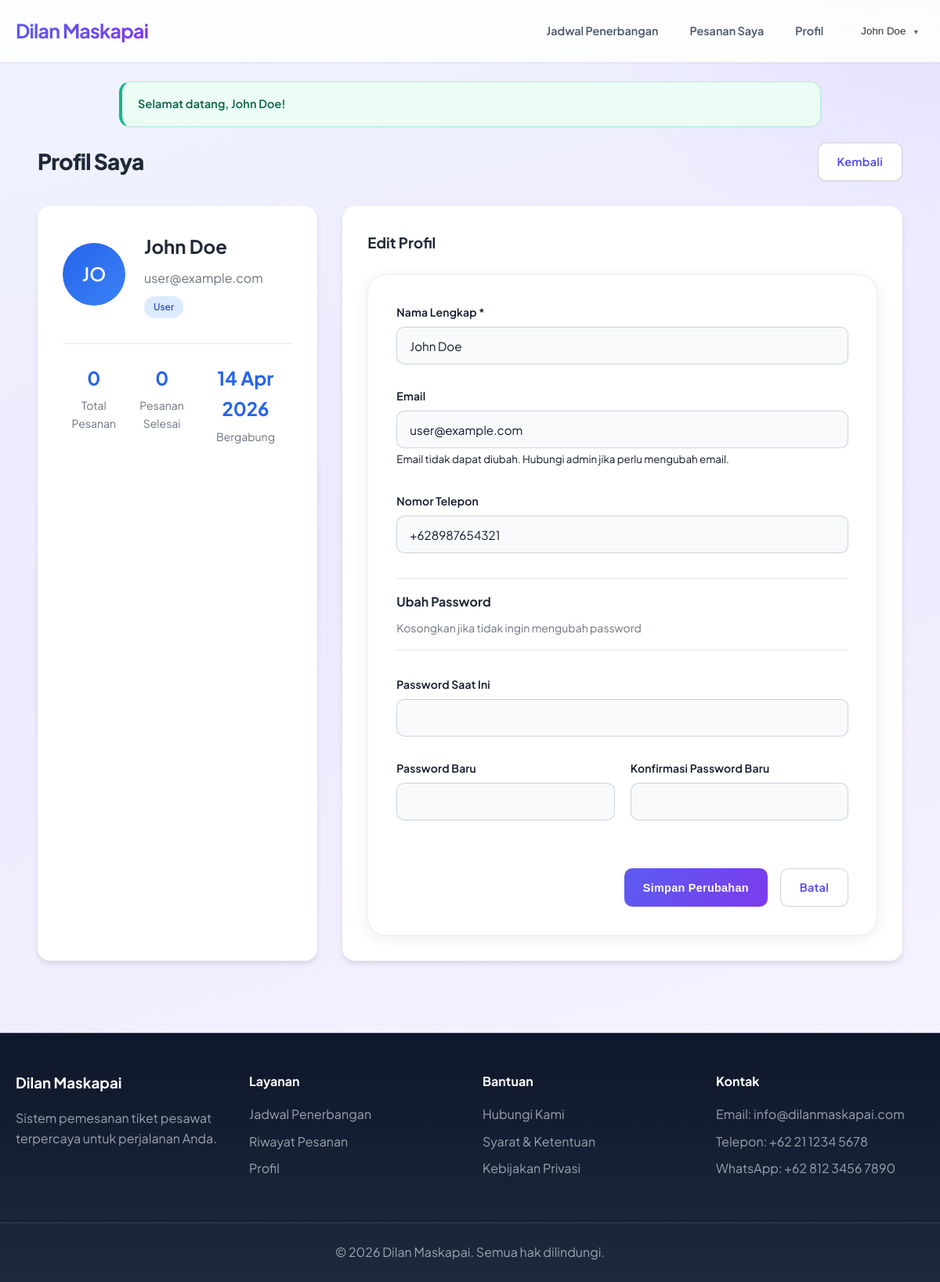
The app's page /user/profile.php (signed in) with its own data.
### tables this page shows
CREATE TABLE users (
    id INT AUTO_INCREMENT PRIMARY KEY,
    username VARCHAR(50) NOT NULL UNIQUE,
    email VARCHAR(100) NOT NULL UNIQUE,
    password VARCHAR(255) NOT NULL,
    full_name VARCHAR(100) NOT NULL,
    nik VARCHAR(16) NOT NULL UNIQUE,
    phone VARCHAR(20),
    role_id INT NOT NULL,
    created_at TIMESTAMP DEFAULT CURRENT_TIMESTAMP,
    updated_at TIMESTAMP DEFAULT CURRENT_TIMESTAMP ON UPDATE CURRENT_TIMESTAMP,
    FOREIGN KEY (role_id) REFERENCES roles(id)
);

### config/config.php (called while the page is built, shortened)
<?php
function formatDate($date) {
    return date('d M Y', strtotime($date));
}
function sanitizeInput($input) {
    return htmlspecialchars(trim((string) $input), ENT_QUOTES, 'UTF-8');
}
?>

### user/profile.php (the view, shortened to what this page needs)
<?php
require_once '../config/config.php';
$user = null;
try {
    $database = new Database();
    $db = $database->getConnection();
    $stmt = $db->prepare("SELECT * FROM users WHERE id = ?");
    $stmt->bindParam(1, $_SESSION['user_id']);
    $stmt->execute();
    $user = $stmt->fetch(PDO::FETCH_ASSOC);
} catch(PDOException $exception) {
    setMessage('danger', 'Terjadi kesalahan saat mengambil data pengguna.');
}
include '../includes/header.php';
?>
<div class="profile-page">
    <div class="page-header">
        <h1>Profil Saya</h1>
        <a href="<?php echo APP_URL; ?>user/flights.php" class="btn btn-secondary">Kembali</a>
    </div>
    <div class="profile-container">
        <div class="profile-card">
            <div class="profile-header">
                <div class="profile-avatar">
                    <div class="avatar-placeholder">
                        <span><?php echo strtoupper(substr($user['full_name'], 0, 2)); ?></span>
                    </div>
                </div>
                <div class="profile-info">
                    <h2><?php echo sanitizeInput($user['full_name']); ?></h2>
                    <p><?php echo sanitizeInput($user['email']); ?></p>
                    <span class="badge badge-user">User</span>
                </div>
            </div>
            <div class="profile-stats">
                <div class="stat-item">
                    <h3><?php echo getUserBookingCount($user['id']); ?></h3>
                    <p>Total Pesanan</p>
                </div>
                <div class="stat-item">
                    <h3><?php echo getUserCompletedBookings($user['id']); ?></h3>
                    <p>Pesanan Selesai</p>
                </div>
                <div class="stat-item">
                    <h3><?php echo formatDate($user['created_at']); ?></h3>
                    <p>Bergabung</p>
                </div>
            </div>
        </div>
        <div class="edit-profile-card">
            <h3>Edit Profil</h3>
            <form method="POST" class="form">
                <div class="form-group">
                    <label for="full_name">Nama Lengkap *</label>
                    <input type="text" id="full_name" name="full_name"
                           value="<?php echo sanitizeInput($user['full_name']); ?>" required>
                </div>
                <div class="form-group">
                    <label for="email">Email</label>
                    <input type="email" id="email" name="email"
                           value="<?php echo sanitizeInput($user['email']); ?>" readonly>
                    <small>Email tidak dapat diubah. Hubungi admin jika perlu mengubah email.</small>
                </div>
                <div class="form-group">
                    <label for="phone">Nomor Telepon</label>
                    <input type="tel" id="phone" name="phone"
                           value="<?php echo sanitizeInput($user['phone']); ?>">
                </div>
                <div class="form-divider">
                    <h4>Ubah Password</h4>
                    <p>Kosongkan jika tidak ingin mengubah password</p>
                </div>
                <div class="form-group">
                    <label for="current_password">Password Saat Ini</label>
                    <input type="password" id="current_password" name="current_password">
                </div>
                <div class="form-row">
                    <div class="form-group">
                        <label for="new_password">Password Baru</label>
                        <input type="password" id="new_password" name="new_password">
                    </div>
                    <div class="form-group">
                        <label for="confirm_password">Konfirmasi Password Baru</label>
                        <input type="password" id="confirm_password" name="confirm_password">
                    </div>
                </div>
                <div class="form-actions">
                    <button type="submit" class="btn btn-primary">Simpan Perubahan</button>
                    <a href="<?php echo APP_URL; ?>user/flights.php" class="btn btn-secondary">Batal</a>
                </div>
            </form>
        </div>
    </div>
</div>
<?php
function getUserBookingCount($userId) {
    try {
        $database = new Database();
        $db = $database->getConnection();
        $stmt = $db->prepare("SELECT COUNT(*) as count FROM bookings WHERE user_id = ?");
        $stmt->bindParam(1, $userId);
        $stmt->execute();
        return $stmt->fetch(PDO::FETCH_ASSOC)['count'];
    } catch(PDOException $exception) {
        return 0;
    }
}
function getUserCompletedBookings($userId) {
    try {
        $database = new Database();
        $db = $database->getConnection();
        $stmt = $db->prepare("SELECT COUNT(*) as count FROM bookings WHERE user_id = ? AND status = 'completed'");
        $stmt->bindParam(1, $userId);
        $stmt->execute();
        return $stmt->fetch(PDO::FETCH_ASSOC)['count'];
    } catch(PDOException $exception) {
        return 0;
    }
}
?>
<?php include '../includes/footer.php'; ?>

### assets/css/style.css (style rules this page uses)
:root { --color-bg-1: #f0f4ff; --color-bg-2: #ede9fe; --color-bg-3: #faf5ff; --color-ink: #0f172a; --color-ink-muted: #475569; --color-ink-soft: #64748b; --color-brand: #5b5cf0; --color-brand-2: #7c3aed; --color-brand-dark: #4f46e5; --radius-sm: 10px; --radius-md: 14px; --radius-lg: 18px; --radius-xl: 24px; --shadow-sm: 0 1px 2px rgba(15, 23, 42, 0.05); --shadow-md: 0 4px 20px rgba(15, 23, 42, 0.07); --shadow-lg: 0 12px 40px rgba(15, 23, 42, 0.1); --shadow-brand: 0 8px 28px rgba(91, 92, 240, 0.28); }
* { margin: 0; padding: 0; box-sizing: border-box; }
html { scroll-behavior: smooth; }
body { font-family: 'Plus Jakarta Sans', -apple-system, BlinkMacSystemFont, 'Segoe UI', Roboto, sans-serif; line-height: 1.65; color: var(--color-ink); background: fixed linear-gradient(165deg, var(--color-bg-1) 0%, var(--color-bg-2) 42%, var(--color-bg-3) 100%); min-height: 100vh; -webkit-font-smoothing: antialiased; -moz-osx-font-smoothing: grayscale; }
body::before { content: ''; position: fixed; inset: 0; background: radial-gradient(ellipse 90% 60% at 100% -10%, rgba(124, 58, 237, 0.12), transparent 50%), radial-gradient(ellipse 70% 50% at 0% 100%, rgba(91, 92, 240, 0.1), transparent 45%); z-index: -1; pointer-events: none; }
.btn { display: inline-block; padding: 0.72rem 1.5rem; border: none; border-radius: var(--radius-sm); font-weight: 600; font-size: 0.9rem; text-decoration: none; cursor: pointer; transition: transform 0.2s ease, box-shadow 0.2s ease, background 0.2s ease; letter-spacing: 0.02em; box-shadow: var(--shadow-sm); }
.btn-primary { background: linear-gradient(125deg, var(--color-brand) 0%, var(--color-brand-2) 100%); color: #fff; }
.btn-secondary { background: #fff; color: var(--color-brand-dark); border: 1px solid rgba(148, 163, 184, 0.45); box-shadow: var(--shadow-sm); }
.form { background: #fff; padding: 2.25rem; border-radius: var(--radius-xl); box-shadow: var(--shadow-md); border: 1px solid rgba(148, 163, 184, 0.18); }
.form-row { display: grid; grid-template-columns: 1fr 1fr; gap: 1.25rem; align-items: start; }
.form-group { margin-bottom: 1.8rem; }
.form-group label { display: block; margin-bottom: 0.45rem; font-weight: 600; color: var(--color-ink); font-size: 0.875rem; letter-spacing: 0.01em; }
.form-control, .form-group select, select.form-control, .form-group > input:not([type="radio"]):not([type="checkbox"]):not([type="file"]):not([type="hidden"]):not([type="submit"]):not([type="button"]) { width: 100%; padding: 0.85rem 1rem; border: 1px solid rgba(148, 163, 184, 0.45); border-radius: var(--radius-sm); font-size: 0.95rem; font-family: inherit; background: #f8fafc; color: var(--color-ink); transition: border-color 0.2s ease, box-shadow 0.2s ease, background 0.2s ease; }
.form-actions { display: flex; gap: 1rem; justify-content: flex-end; margin-top: 2rem; }
.badge { display: inline-block; padding: 0.25rem 0.75rem; border-radius: 9999px; font-size: 0.75rem; font-weight: 500; }
.page-header { display: flex; justify-content: space-between; align-items: center; margin-bottom: 2rem; }
.page-header h1 { color: var(--color-ink); font-weight: 800; letter-spacing: -0.03em; font-size: clamp(1.35rem, 3vw, 1.75rem); }

### records on screen
users: full_name "JO", full_name "John Doe", email "user@example.com", created_at "14 Apr 2026", phone "+628987654321"

### other values on screen
APP_NAME "Dilan Maskapai"
sanitizeInput($_SESSION['full_name'] ?? '') "John Doe"
$message['text'] "Selamat datang, John Doe!"
getUserBookingCount($user['id']) "0"
getUserCompletedBookings($user['id']) "0"
